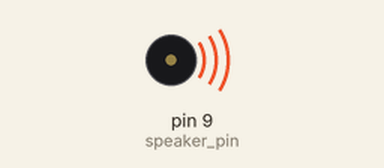
This sketch was run on a simulated Arduino Uno, built with avr-gcc and run on an emulated ATmega328P. Shown: buzzer (waves = sounding).

Above: at 3.2 s.
At 3.7 s:
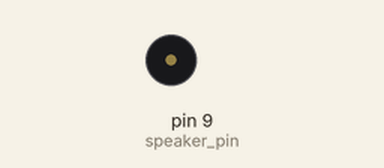
Timing chart, 0 to 5.7 s (numbered marks = the images above):
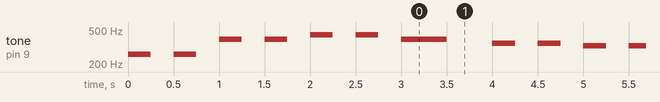

The sketch:

play_song.ino
```cpp
const int speaker_pin = 9;

void setup() {
  // put your setup code here, to run once:
pinMode(speaker_pin, OUTPUT);
}

void loop() {
  // put your main code here, to run repeatedly:
//tone(speaker_pin, 261.63, 500); // C
//delay(500);
//tone(speaker_pin, 293.66, 500); // D
//delay(500);
//tone(speaker_pin, 329.63, 500); // E
//delay(500);
//tone(speaker_pin, 349.23, 500); // F
//delay(500);
//tone(speaker_pin, 392.00, 500); // G
//delay(500);
//tone(speaker_pin, 440.00, 500); // A
//delay(500);
//tone(speaker_pin, 493.88, 500); // B
//delay(500);
//tone(speaker_pin, 523.25, 500); // C
twinkle_twinkle();
delay(1000);
}

void twinkle_twinkle(){
  // C C G G | A A G.. | F F E E | D D C..
  tone(speaker_pin, 261.63, 250); // C
  delay(500);
  tone(speaker_pin, 261.63, 250); // C
  delay(500);
  tone(speaker_pin, 392.00, 250); // G
  delay(500);
  tone(speaker_pin, 392.00, 250); // G
  delay(500);

  tone(speaker_pin, 440.00, 250); // A
  delay(500);
  tone(speaker_pin, 440.00, 250); // A
  delay(500);
  tone(speaker_pin, 392.00, 500); // G
  delay(500);
  delay(500);

  tone(speaker_pin, 349.23, 250); // F
  delay(500);
  tone(speaker_pin, 349.23, 250); // F
  delay(500);
  tone(speaker_pin, 329.63, 250); // E
  delay(500);
  tone(speaker_pin, 329.63, 250); // E
  delay(500);

  tone(speaker_pin, 293.66, 250); // D
  delay(500);
  tone(speaker_pin, 293.66, 250); // D
  delay(500);
  tone(speaker_pin, 261.63, 500); // C
  delay(500);
  delay(250);
}
```

Measured:
- by itself, tone on pin 9 (speaker_pin): plays 261 Hz for 0.25 s, 261 Hz for 0.25 s, 392 Hz for 0.25 s, 392 Hz for 0.25 s, 440 Hz for 0.25 s, 440 Hz for 0.25 s … (210 notes in this stretch)
